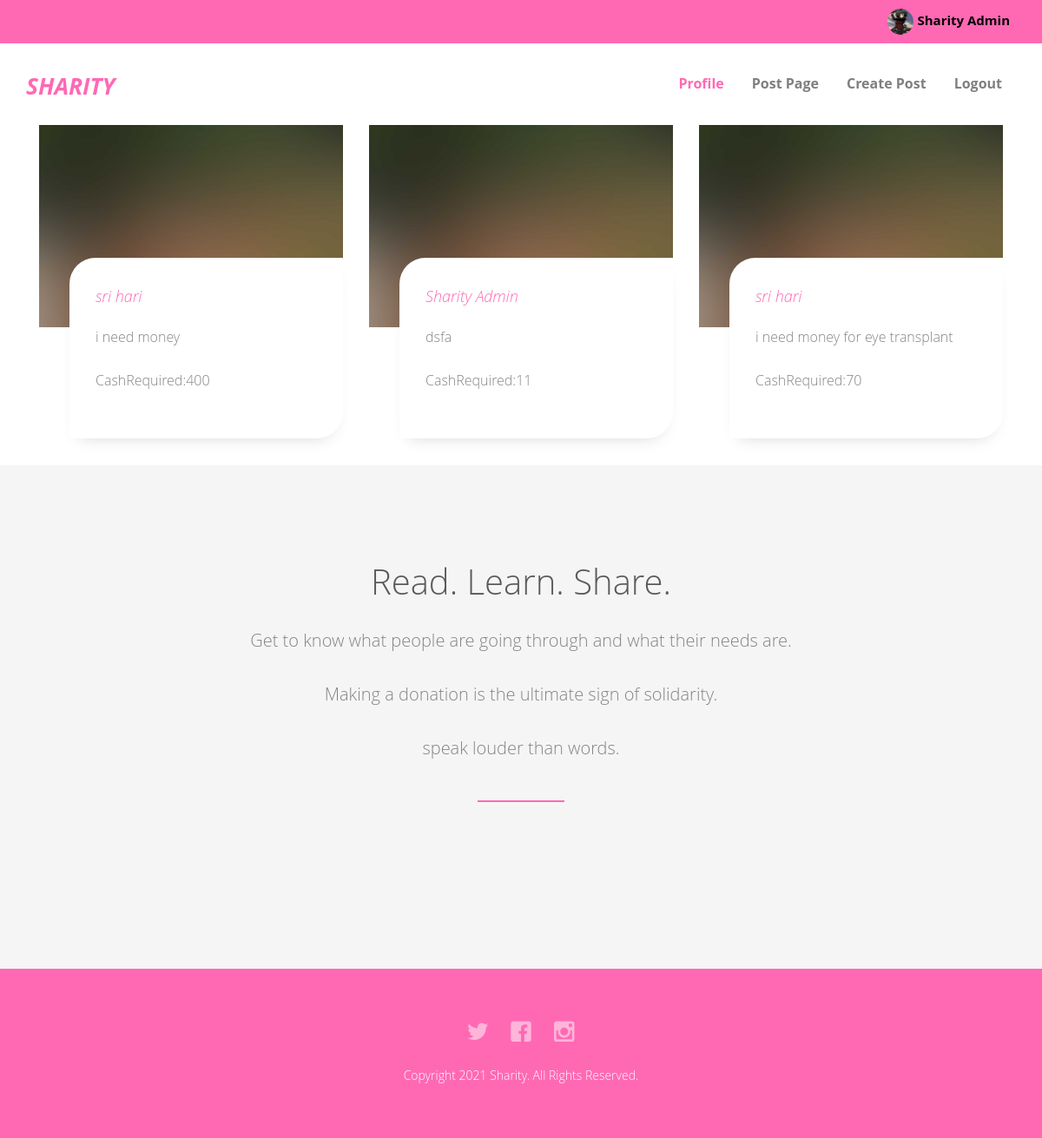
The page /post (signed in) on the database its author committed.
### base/models.py (models this page shows, shortened)
class Profile(models.Model):
    user = models.OneToOneField(User, on_delete=CASCADE)
    first_name = models.CharField(max_length=25, blank=True, null=True)
    last_name = models.CharField(max_length=25, blank=True, null=True)
    mobile_number = models.CharField(max_length=25, blank=True, null=True)
    date_created = models.DateField(auto_now_add=True)
    dp = models.ImageField(default='Mikasa.jpg',
                           upload_to='dp', blank=True, null=True)
    public_id = models.CharField(
        max_length=25, default=public_id_fun, unique=True)
    wallet = models.IntegerField(blank=True, null=True, default=100)
    payment_password = models.CharField(
        max_length=255, default='hello', blank=True, null=True)
    dob = models.DateField(null=True, blank=True)

class Post(models.Model):
    profile = models.ForeignKey(
        Profile, on_delete=CASCADE)
    text_area = models.TextField(blank=True, null=True)
    date_created = models.DateField(auto_now_add=True)
    cash_required = models.CharField(max_length=255, blank=True, null=True)
    cash_received = models.IntegerField(default=0, blank=True, null=True)
    age = models.IntegerField(blank=True, null=True)
    documents = models.FileField(upload_to='doc', blank=True, null=True)
    category = models.IntegerField(default=0, blank=True, null=True)
    completed = models.BooleanField(default=False)
    sort_factor = models.FloatField(blank=True,null=True)

### base/views.py (the view)
# urls.py: path('post', Postlist, name="post"),
@login_required(login_url='login')
def Postlist(request):
    post_list = Post.objects.order_by('-sort_factor').filter(completed=False)
    paginator_object = Paginator(post_list, 6)
    page_num = request.GET.get('page', 1)
    try:
        page = paginator_object.page(page_num)
    except EmptyPage:
        page = paginator_object.page(1)
    context = {'posts': page}
    return render(request, 'Posts.html', context)

### base/templates/Posts.html (shortened to what this page needs)
{% load static %}
<!DOCTYPE html>
<html class="no-js">
	<head>
    <link rel="stylesheet" href="{% static '/css/animate.css'  %}">
    <link rel="stylesheet" href="{% static '/css/icomoon.css'  %}">
    <link rel="stylesheet" href="{% static '/css/bootstrap.css'  %}">
    <link rel="stylesheet" href="{% static '/css/superfish.css'  %}">
    <link rel="stylesheet" href="{% static '/css/style.css'  %}">
	</head>
	<body>
		<div id="fh5co-wrapper">
        <div id="fh5co-page">
        <div class="header-top">
            <div class="container">
                <div class="row">
                    <div class="col-md-6 col-sm-6 text-left fh5co-link">
                    </div>
                    <div class="col-md-6 col-sm-6 text-right fh5co-social">
                    {% if user.is_authenticated %}
        <img style="
    vertical-align: middle;
    width: 30px;
    height: 30px;
    border-radius: 50%;" src="{{user.profile.dp.url}}" />
       <span class="user-logout">{{request.user.profile.first_name}} {{request.user.profile.last_name}}</span>
        {% endif %}
                </div>
            </div>
            </div>
        </div>
               <header id="fh5co-header-section" class="sticky-banner">
            <div class="container">
                <div class="nav-header">
                    <h1 id="fh5co-logo"><a href="{% url 'home'%}"><big><i>Sharity</i></big></a></h1>
                    <nav id="fh5co-menu-wrap" role="navigation">
                        <ul class="sf-menu" id="fh5co-primary-menu">
                            <li class="active"><a href="{% url 'profile'%}"><strong>Profile</strong></a></li>
                            <li><a href="{% url 'post'%}"><strong>Post Page</strong></a></li>
                            <li><a href="{% url 'createpost'%}"><strong>Create Post</strong></a></li>
                            {% if user.is_authenticated %}
                            <li><a href="{% url 'logout'%}"><strong>Logout</strong></a></li>
                            {% endif %}
                        </ul>
                    </nav>
                </div>
            </div>
        </header>
			<div class="container">
				{% for post in posts %}
					<div class="col-lg-4 col-md-4 col-sm-6">
						<div class="fh5co-blog animate-box">
							<a href="#"><img class="img-responsive" src="images/cover_bg_1.jpg" alt=""></a>
							<div class="blog-text">
								<div class="prod-title">
									<span class="posted_by"><a href="{% url 'viewprofile' user_name=post.profile.user %}">{{post.profile.first_name}}  {{post.profile.last_name}}</a></span>
                                     <p class="comment">{{ post.text_area }}</p>
									<p>CashRequired:{{post.cash_required}}</p>
								</div>
							</div>
						</div>
					</div>
{% endfor %}
				<div class="row">
					<div class="col-md-4 col-md-offset-4 text-center animate-box">
					</div>
		</div>
		</div>
	</div>
            <div id="fh5co-blog-section" class="fh5co-section-gray">
            <div class="container">
                <div class="row">
                    <div class="col-md-8 col-md-offset-2 text-center heading-section animate-box">
                        <h3>Read. Learn. Share.</h3>
                        <p>Get to know what people are going through and what their needs are.<p> Making a donation is the ultimate sign of solidarity.</p> <p> speak louder than words.</p></p>
                    </div>
                </div>
            </div>
        </div>
				<footer>
                <div id="footer">
                    <div class="container">
                        <div class="row">
                            <div class="col-md-6 col-md-offset-3 text-center">
                                <p class="fh5co-social-icons">
                                    <a href="https://twitter.com/?lang=en"><i class="icon-twitter2"></i></a>
                                    <a href="https://www.facebook.com/"><i class="icon-facebook2"></i></a>
                                    <a href="https://www.instagram.com/"><i class="icon-instagram"></i></a>
                                </p>
                                <p>Copyright 2021 Sharity. All Rights Reserved. <br></i>
                            </div>
                        </div>
                    </div>
                </div>
            </footer>
	</body>
</html>

### static/css/icomoon.css (style rules this page uses)
[class^="icon-"], [class*=" icon-"] { font-family: 'icomoon' !important; speak: none; font-style: normal; font-weight: normal; font-variant: normal; text-transform: none; line-height: 1; -webkit-font-smoothing: antialiased; -moz-osx-font-smoothing: grayscale; }
.icon-facebook2:before { content: "\ea68"; }
.icon-instagram:before { content: "\ea70"; }
.icon-twitter2:before { content: "\ea7d"; }

### static/css/superfish.css (style rules this page uses)
.sf-menu, .sf-menu * { margin: 0; padding: 0; list-style: none; }
.sf-menu li { position: relative; }
.sf-menu > li { float: left; }
.sf-menu a { display: block; position: relative; }
.sf-menu { float: left; margin-bottom: 1em; }
.sf-menu a { border-left: 1px solid #fff; border-top: 1px solid #dFeEFF; border-top: 1px solid rgba(255,255,255,.5); padding: .75em 1em; text-decoration: none; zoom: 1; }
.sf-menu a { color: #13a; }
.sf-menu li { background: #BDD2FF; white-space: nowrap; *white-space: normal; -webkit-transition: background .2s; transition: background .2s; }

### base/templates/Posts.html (style rules this page uses)
.user-logout { font-size: 15px; font-weight: bold; color: black; margin-right: 7px; }

### rows shown on the page
Post: profile.first_name "sri", profile.last_name "hari", text_area "i need money", cash_required "400"
Post: profile.first_name "Sharity", profile.last_name "Admin", text_area "dsfa", cash_required "11"
Post: profile.first_name "sri", profile.last_name "hari", text_area "i need money for eye transplant", cash_required "70"

### other values the page prints
{{ request.user.profile.first_name }} "Sharity"
{{ request.user.profile.last_name }} "Admin"
